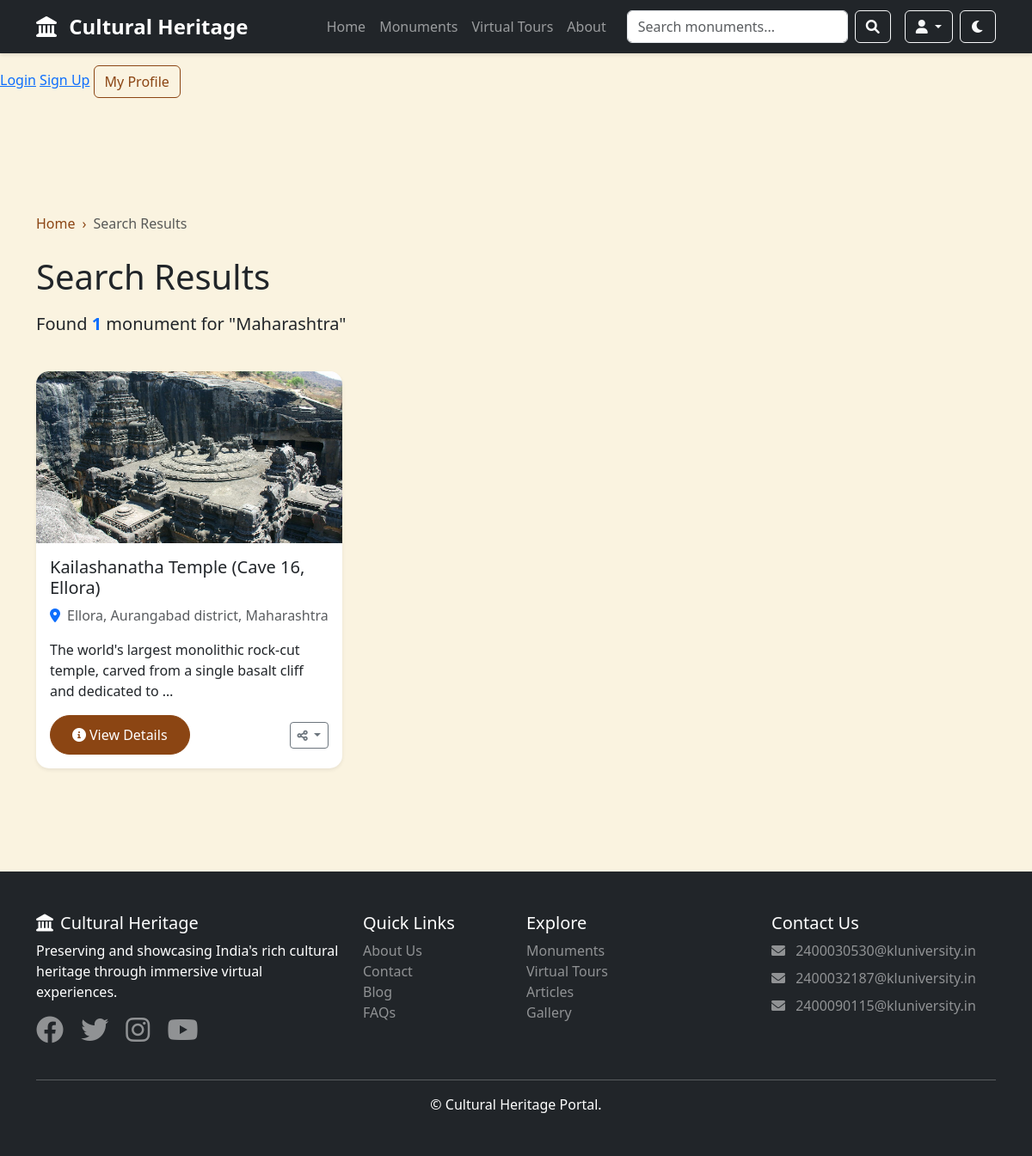
/search/?q=Maharashtra, run on the app's committed database.
### tours/models.py (models this page shows, shortened)
class Monument(models.Model):
    name = models.CharField(max_length=200)
    slug = models.SlugField(unique=True)
    description = models.TextField()
    short_description = models.CharField(max_length=300)
    location = models.CharField(max_length=200)
    state = models.CharField(max_length=100)
    latitude = models.FloatField(default=0.0)
    longitude = models.FloatField(default=0.0)
    period = models.CharField(max_length=100)
    dynasty = models.CharField(max_length=100)
    visiting_hours = models.CharField(max_length=200, default="10:00 AM - 6:00 PM")
    entry_fee = models.CharField(max_length=200, blank=True, default="Free")
    main_image = models.ImageField(upload_to='monuments/main/', null=True, blank=True)
    created_at = models.DateTimeField(auto_now_add=True)
    updated_at = models.DateTimeField(auto_now=True)
    class Meta:
        ordering = ['name']

### tours/views.py (the view)
# urls.py: path('search/', views.search, name='search'),  # Search functionality
def search(request):
    query = request.GET.get('q', '')
    monuments = []
    if query:
        monuments = Monument.objects.filter(
            models.Q(name__icontains=query) |
            models.Q(location__icontains=query) |
            models.Q(state__icontains=query) |
            models.Q(description__icontains=query)
        ).distinct()
    context = {
        'monuments': monuments,
        'query': query,
        'count': monuments.count() if monuments else 0
    }
    return render(request, 'search_results.html', context)

### templates/search_results.html (shortened to what this page needs)
{% extends 'base.html' %}
{% load static %}
{% block content %}
<div class="container py-5">
    <div class="row mb-4">
        <div class="col-12">
            <nav aria-label="breadcrumb">
                <ol class="breadcrumb">
                    <li class="breadcrumb-item"><a href="{% url 'tours:home' %}">Home</a></li>
                    <li class="breadcrumb-item active">Search Results</li>
                </ol>
            </nav>
            <h1 class="mb-3">Search Results</h1>
            <p class="lead">
                {% if count > 0 %}
                    Found <span class="fw-bold text-primary">{{ count }}</span> monument{{ count|pluralize }} for "{{ query }}"
                {% else %}
                    No results found for "{{ query }}"
                {% endif %}
            </p>
        </div>
    </div>
    <div class="row g-4">
        {% for monument in monuments %}
        <div class="col-md-4 mb-4">
            <div class="card h-100 shadow-sm hover-card">
                {% if monument.main_image and monument.main_image.url %}
                <img src="{{ monument.main_image.url }}" class="card-img-top" alt="{{ monument.name }}" style="height: 200px; object-fit: cover;">
                {% else %}
                <img src="https://via.placeholder.com/400x300?text={{ monument.name }}" class="card-img-top" alt="{{ monument.name }}" style="height: 200px; object-fit: cover;">
                {% endif %}
                <div class="card-body">
                    <h5 class="card-title">{{ monument.name }}</h5>
                    <p class="card-text text-muted">
                        <i class="fas fa-map-marker-alt text-primary me-2"></i>{{ monument.location }}, {{ monument.state }}
                    </p>
                    <p class="card-text">{{ monument.short_description|truncatewords:15 }}</p>
                    <div class="d-flex justify-content-between align-items-center">
                        <a href="{% url 'tours:monument_detail' monument.slug %}" class="btn btn-primary">
                            <i class="fas fa-info-circle me-1"></i>View Details
                        </a>
                        <div class="dropdown">
                            <button class="btn btn-outline-secondary btn-sm dropdown-toggle" type="button" data-bs-toggle="dropdown">
                                <i class="fas fa-share-alt"></i>
                            </button>
                        </div>
                    </div>
                </div>
            </div>
        </div>
        {% endfor %}
    </div>
</div>
{% endblock %}

### static/css/style.css (style rules this page uses)
:root { --primary-color: #8B4513; --secondary-color: #DAA520; --dark-color: #2C1810; --light-color: #F5E6D3; }
* { margin: 0; padding: 0; box-sizing: border-box; }
body { font-family: 'Segoe UI', Tahoma, Geneva, Verdana, sans-serif; background-color: #FAF3E0; padding-top: 76px; }
.hover-card { transition: transform 0.3s, box-shadow 0.3s; border: none; border-radius: 15px; overflow: hidden; }
.btn-primary { background-color: var(--primary-color); border-color: var(--primary-color); padding: 10px 25px; border-radius: 25px; transition: all 0.3s; }
.breadcrumb { background: transparent; padding: 10px 0; }
.breadcrumb-item a { color: var(--primary-color); text-decoration: none; }
.card { border: none; border-radius: 15px; overflow: hidden; transition: all 0.3s; }

### templates/base.html (style rules this page uses)
.breadcrumb { background: transparent; padding: 10px 0; }
.breadcrumb-item + .breadcrumb-item::before { content: "›"; color: #8B4513; }

### data on the page
Monument: state "Maharashtra", main_image (picture), name "Kailashanatha Temple (Cave 16, Ellora)", location "Ellora, Aurangabad district", short_description "The world's largest monolithic rock-cut temple, carved from a single basalt cliff and dedicated to …"

### other printed values
{{ count }} "1"
